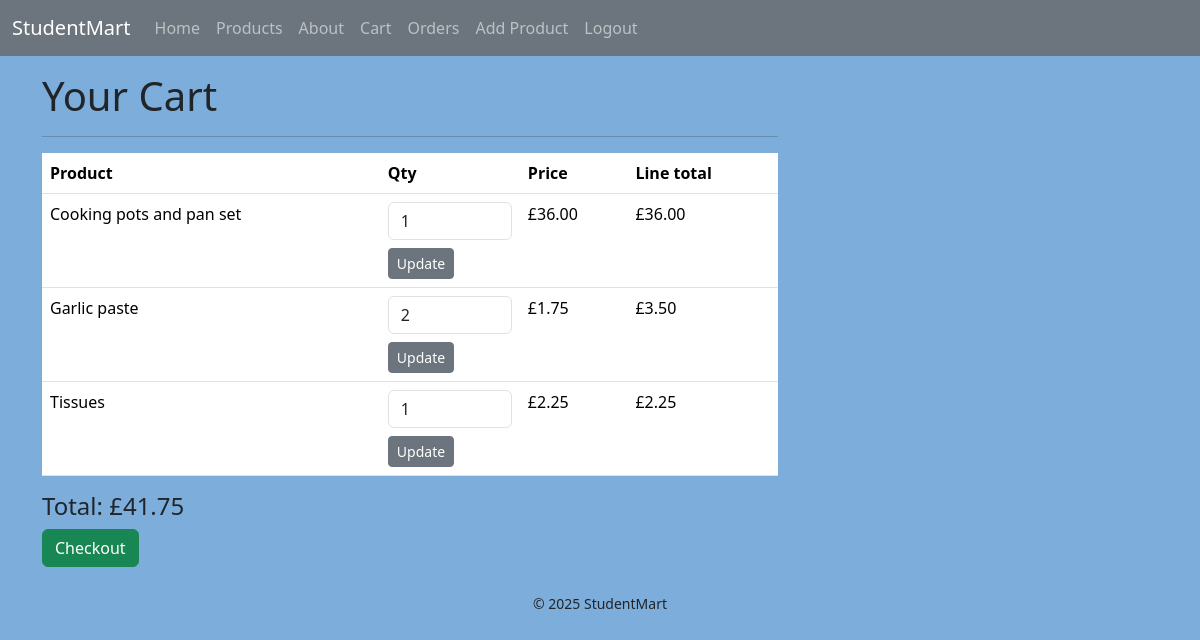
The page /cart/ (signed in) on the database its author committed.
### tables this page shows
CREATE TABLE cart_items (
  id INTEGER PRIMARY KEY AUTOINCREMENT,
  user_id INTEGER NOT NULL REFERENCES users(id),
  product_id INTEGER NOT NULL REFERENCES products(id),
  quantity INTEGER NOT NULL DEFAULT 1,
  UNIQUE(user_id, product_id)
);

CREATE TABLE products (
  id INTEGER PRIMARY KEY AUTOINCREMENT,
  created TIMESTAMP DEFAULT CURRENT_TIMESTAMP,
  user INTEGER NOT NULL REFERENCES users(id),
  category INTEGER NOT NULL REFERENCES categories(id),
  name TEXT NOT NULL,
  description TEXT,
  price REAL NOT NULL,
  image_url TEXT,
  stock INTEGER DEFAULT 0
);

### app.py (the view)
@app.route("/cart/")
def cart_view():
    if session.get("user_id") is None:
        flash("Please login to view your cart.", "warning")
        return redirect(url_for("login"))
    items = cart_get_items(session["user_id"])
    total = sum(row["price"] * row["quantity"] for row in items)
    return render_template("cart.html", title="Your Cart", cart_items=items, total=total)

### app.py (called while the page is built)
@app.context_processor
def inject_csrf_token():
    return dict(csrf_token=generate_csrf())

@app.context_processor
def inject_site_name():
    return dict(siteName=siteName)

### db/db.py (called while the page is built)
def get_db_connection():
    base_dir = os.path.dirname(os.path.abspath(__file__))
    db_path = os.path.join(base_dir, "database.db")
    conn = sqlite3.connect(db_path)
    conn.row_factory = sqlite3.Row
    return conn

def cart_get_items(user_id):
    conn = get_db_connection()
    rows = conn.execute("""
        SELECT cart_items.product_id, cart_items.quantity,
               products.name, products.price, products.image_url
        FROM cart_items
        JOIN products ON cart_items.product_id = products.id
        WHERE cart_items.user_id = ?
        ORDER BY products.name ASC
    """, (user_id,)).fetchall()
    conn.close()
    return rows

### templates/cart.html (shortened to what this page needs)
{% extends "base.html" %}
{% block content %}
<h1>Your Cart</h1>
<hr>
{% if cart_items %}
  <table class="table">
    <thead>
      <tr>
        <th>Product</th>
        <th style="width:140px">Qty</th>
        <th>Price</th>
        <th>Line total</th>
      </tr>
    </thead>
    <tbody>
      {% for item in cart_items %}
      <tr>
        <td>{{ item['name'] }}</td>
        <td>
          <form method="post" action="{{ url_for('cart_update', product_id=item['product_id']) }}">
            <input class="form-control" type="number" name="qty" min="0" value="{{ item['quantity'] }}">
            <button class="btn btn-sm btn-secondary mt-2" type="submit">Update</button>
          </form>
        </td>
        <td>£{{ '%.2f'|format(item['price']) }}</td>
        <td>£{{ '%.2f'|format(item['price'] * item['quantity']) }}</td>
      </tr>
      {% endfor %}
    </tbody>
  </table>
  <h4>Total: £{{ '%.2f'|format(total) }}</h4>
  <form method="post" action="{{ url_for('checkout') }}">
    <button class="btn btn-success">Checkout</button>
  </form>
{% else %}
  <p class="text-muted">Your cart is empty.</p>
{% endif %}
{% endblock %}

### static/styles.css (style rules this page uses)
body { background: #7daedb; }

### rows shown on the page
cart_items: name "Cooking pots and pan set", qty "1"
products: price "36.00", item['price']*item['quantity'] "36.00"
cart_items: name "Garlic paste", qty "2"
products: price "1.75", item['price']*item['quantity'] "3.50"
cart_items: name "Tissues", qty "1"
products: price "2.25", item['price']*item['quantity'] "2.25"

### other values the page prints
{{ siteName }} "StudentMart"
{{ '%.2f'|format(total) }} "41.75"
